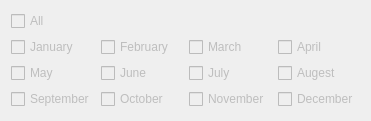
   <widget class="QWidget" name="gridLayoutWidget">
    <property name="enabled">
     <bool>true</bool>
    </property>
    <property name="geometry">
     <rect>
      <x>510</x>
      <y>10</y>
      <width>371</width>
      <height>121</height>
     </rect>
    </property>
    <layout class="QGridLayout" name="gridLayout_3">
     <item row="2" column="0">
      <widget class="QCheckBox" name="check_5">
       <property name="enabled">
        <bool>false</bool>
       </property>
       <property name="text">
        <string>May</string>
       </property>
      </widget>
     </item>
     <item row="0" column="0">
      <widget class="QCheckBox" name="check_all">
       <property name="enabled">
        <bool>false</bool>
       </property>
       <property name="text">
        <string>All</string>
       </property>
       <property name="checkable">
        <bool>true</bool>
       </property>
       <property name="checked">
        <bool>false</bool>
       </property>
       <property name="autoRepeat">
        <bool>false</bool>
       </property>
       <property name="autoExclusive">
        <bool>true</bool>
       </property>
      </widget>
     </item>
     <item row="2" column="2">
      <widget class="QCheckBox" name="check_7">
       <property name="enabled">
        <bool>false</bool>
       </property>
       <property name="text">
        <string>July</string>
       </property>
      </widget>
     </item>
     <item row="2" column="1">
      <widget class="QCheckBox" name="check_6">
       <property name="enabled">
        <bool>false</bool>
       </property>
       <property name="text">
        <string>June</string>
       </property>
      </widget>
     </item>
     <item row="2" column="3">
      <widget class="QCheckBox" name="check_8">
       <property name="enabled">
        <bool>false</bool>
       </property>
       <property name="text">
        <string>Augest</string>
       </property>
      </widget>
     </item>
     <item row="1" column="0">
      <widget class="QCheckBox" name="check_1">
       <property name="enabled">
        <bool>false</bool>
       </property>
       <property name="text">
        <string>January</string>
       </property>
      </widget>
     </item>
     <item row="3" column="0">
      <widget class="QCheckBox" name="check_9">
       <property name="enabled">
        <bool>false</bool>
       </property>
       <property name="text">
        <string>September</string>
       </property>
      </widget>
     </item>
     <item row="3" column="1">
      <widget class="QCheckBox" name="check_10">
       <property name="enabled">
        <bool>false</bool>
       </property>
       <property name="text">
        <string>October</string>
       </property>
      </widget>
     </item>
     <item row="3" column="2">
      <widget class="QCheckBox" name="check_11">
       <property name="enabled">
        <bool>false</bool>
       </property>
       <property name="text">
        <string>November</string>
       </property>
      </widget>
     </item>
     <item row="3" column="3">
      <widget class="QCheckBox" name="check_12">
       <property name="enabled">
        <bool>false</bool>
       </property>
       <property name="text">
        <string>December</string>
       </property>
      </widget>
     </item>
     <item row="1" column="1">
      <widget class="QCheckBox" name="check_3">
       <property name="enabled">
        <bool>false</bool>
       </property>
       <property name="text">
        <string>February</string>
       </property>
      </widget>
     </item>
     <item row="1" column="3">
      <widget class="QCheckBox" name="check_2">
       <property name="enabled">
        <bool>false</bool>
       </property>
       <property name="text">
        <string>April</string>
       </property>
      </widget>
     </item>
     <item row="1" column="2">
      <widget class="QCheckBox" name="check_4">
       <property name="enabled">
        <bool>false</bool>
       </property>
       <property name="text">
        <string>March</string>
       </property>
      </widget>
     </item>
    </layout>
   </widget>
